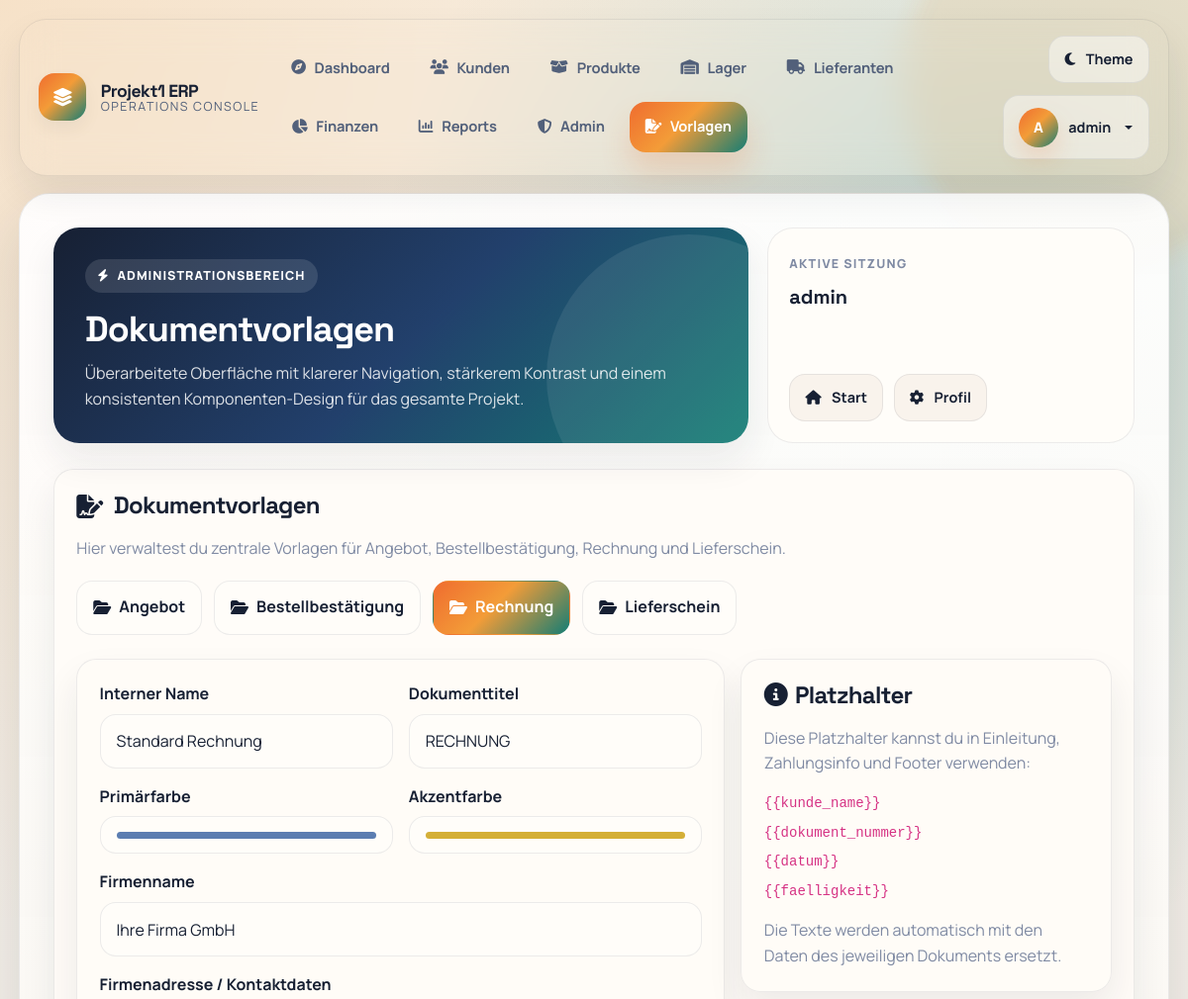
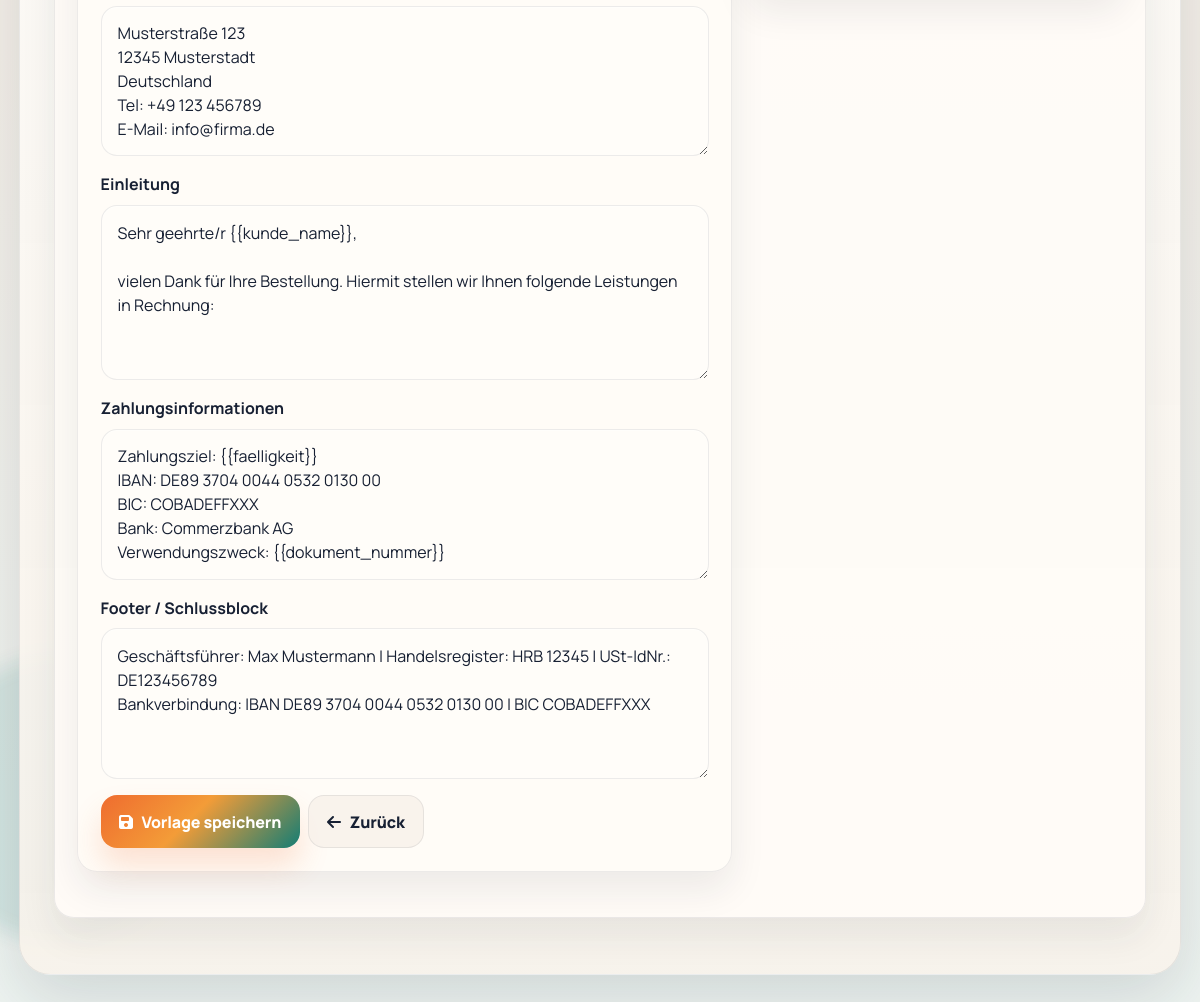
The app's page /document_templates.php (signed in) with its own data (2 pictures, top to bottom).
### tables this page shows
CREATE TABLE dokument_vorlagen (
        id INTEGER PRIMARY KEY AUTOINCREMENT,
        dokument_typ TEXT UNIQUE NOT NULL,
        name TEXT NOT NULL,
        header_title TEXT,
        firmenname TEXT,
        firmenadresse TEXT,
        intro_text TEXT,
        payment_info TEXT,
        footer_text TEXT,
        primary_color TEXT DEFAULT '#5B7DB1',
        accent_color TEXT DEFAULT '#D4AF37',
        updated_at DATETIME DEFAULT CURRENT_TIMESTAMP
    );

### includes/document_templates.php (called while the page is built, shortened)
<?php
function ensure_document_template_exists(PDO $PDO, string $type): void
{
    $defaults = document_template_defaults();
    $stmt = $PDO->prepare("SELECT id FROM dokument_vorlagen WHERE dokument_typ = ?");
    $stmt->execute([$type]);
    if ($stmt->fetch()) {
        return;
    }
}
function get_document_template(PDO $PDO, string $type): array
{
    $defaults = document_template_defaults();
    ensure_document_template_exists($PDO, $type);
    $stmt = $PDO->prepare("SELECT * FROM dokument_vorlagen WHERE dokument_typ = ?");
    $stmt->execute([$type]);
    $stored = $stmt->fetch(PDO::FETCH_ASSOC) ?: [];
    return array_merge($defaults[$type], $stored);
}

### document_templates.php (the view, shortened to what this page needs)
<?php
require_once 'db_connection.php';
require_once 'includes/document_templates.php';
$template_types = [
    'angebot' => 'Angebot',
    'bestellung' => 'Bestellbestätigung',
    'rechnung' => 'Rechnung',
    'lieferschein' => 'Lieferschein',
];
$active_type = $_GET['type'] ?? 'rechnung';
$templates = [];
foreach (array_keys($template_types) as $type) {
    $templates[$type] = get_document_template($PDO, $type);
}
$current = $templates[$active_type];
$placeholder_help = [
    '{{kunde_name}}',
    '{{dokument_nummer}}',
    '{{datum}}',
    '{{faelligkeit}}',
];
include 'includes/header.php';
?>
<div class="dashboard-card">
    <div class="section-header">
        <div>
            <h2 class="section-title"><i class="fas fa-file-signature"></i>Dokumentvorlagen</h2>
            <p class="text-muted mb-0">Hier verwaltest du zentrale Vorlagen für Angebot, Bestellbestätigung, Rechnung und Lieferschein.</p>
        </div>
    </div>
    <div class="template-tabs">
        <?php foreach ($template_types as $type => $label): ?>
            <a href="document_templates.php?type=<?= urlencode($type) ?>" class="template-tab <?= $active_type === $type ? 'active' : '' ?>">
                <i class="fas fa-folder-open"></i>
                <span><?= htmlspecialchars($label) ?></span>
            </a>
        <?php endforeach; ?>
    </div>
    <div class="template-layout">
        <div class="dashboard-card">
            <form method="POST" class="template-form-grid">
                <div class="row g-3">
                    <div class="col-md-6">
                        <label class="form-label">Interner Name</label>
                        <input type="text" name="name" class="form-control" value="<?= htmlspecialchars($current['name']) ?>" required>
                    </div>
                    <div class="col-md-6">
                        <label class="form-label">Dokumenttitel</label>
                        <input type="text" name="header_title" class="form-control" value="<?= htmlspecialchars($current['header_title']) ?>" required>
                    </div>
                    <div class="col-md-6">
                        <label class="form-label">Primärfarbe</label>
                        <input type="color" name="primary_color" class="form-control form-control-color" value="<?= htmlspecialchars($current['primary_color']) ?>">
                    </div>
                    <div class="col-md-6">
                        <label class="form-label">Akzentfarbe</label>
                        <input type="color" name="accent_color" class="form-control form-control-color" value="<?= htmlspecialchars($current['accent_color']) ?>">
                    </div>
                </div>
                <div>
                    <label class="form-label">Firmenname</label>
                    <input type="text" name="firmenname" class="form-control" value="<?= htmlspecialchars($current['firmenname']) ?>">
                </div>
                <div>
                    <label class="form-label">Firmenadresse / Kontaktdaten</label>
                    <textarea name="firmenadresse" class="form-control" rows="5"><?= htmlspecialchars($current['firmenadresse']) ?></textarea>
                </div>
                <div>
                    <label class="form-label">Einleitung</label>
                    <textarea name="intro_text" class="form-control" rows="6"><?= htmlspecialchars($current['intro_text']) ?></textarea>
                </div>
                <div>
                    <label class="form-label">Zahlungsinformationen</label>
                    <textarea name="payment_info" class="form-control" rows="5"><?= htmlspecialchars($current['payment_info']) ?></textarea>
                </div>
                <div>
                    <label class="form-label">Footer / Schlussblock</label>
                    <textarea name="footer_text" class="form-control" rows="5"><?= htmlspecialchars($current['footer_text']) ?></textarea>
                </div>
                <div class="d-flex gap-2 flex-wrap">
                    <button type="submit" class="btn btn-primary">
                        <i class="fas fa-save"></i>Vorlage speichern
                    </button>
                    <a href="<?= $active_type === 'rechnung' ? 'finanzbuchhaltung.php' : 'web_oberflaeche.php' ?>" class="btn btn-secondary">
                        <i class="fas fa-arrow-left"></i>Zurück
                    </a>
                </div>
            </form>
        </div>
        <aside class="dashboard-card template-sidebar">
            <h4 class="mb-3"><i class="fas fa-circle-info me-2"></i>Platzhalter</h4>
            <div class="template-help text-muted">
                <p>Diese Platzhalter kannst du in Einleitung, Zahlungsinfo und Footer verwenden:</p>
                <?php foreach ($placeholder_help as $placeholder): ?>
                    <code><?= htmlspecialchars($placeholder) ?></code>
                <?php endforeach; ?>
                <p class="mt-3 mb-0">Die Texte werden automatisch mit den Daten des jeweiligen Dokuments ersetzt.</p>
            </div>
        </aside>
    </div>
</div>
<?php include 'includes/footer.php'; ?>

### assets/css/global.css (style rules this page uses)
.text-muted { color: var(--text-muted) !important; }
.fa, .fas, .far, .fab { text-rendering: auto; -webkit-font-smoothing: antialiased; }

### document_templates.php (style rules this page uses)
.template-tabs { display:flex; gap:0.75rem; flex-wrap:wrap; margin-bottom:1.5rem; }
.template-tab { display:inline-flex; align-items:center; gap:0.5rem; padding:0.85rem 1rem; border:1px solid var(--border); border-radius:16px; background:var(--color-surface-strong); color:var(--text); font-weight:700; }
.template-tab.active { background: var(--gradient-primary); color: #fff !important; border-color: transparent; }
.template-layout { display:grid; grid-template-columns:minmax(0, 1.4fr) minmax(280px, 0.8fr); gap:1rem; }
.template-form-grid { display:grid; gap:1rem; }
.template-sidebar { position:sticky; top:1rem; align-self:start; }
.template-help code { display:block; margin-bottom:0.45rem; }

### records on screen
dokument_vorlagen: name "Standard Rechnung", header_title "RECHNUNG", primary_color "#5b7db1", accent_color "#d4af37", firmenname "Ihre Firma GmbH", firmenadresse "Musterstraße 123 12345 Musterstadt Deutschland Tel: +49 123 456789 E-Mail: info@firma.de", intro_text "Sehr geehrte/r {{kunde_name}}, vielen Dank für Ihre Bestellung. Hiermit stellen wir Ihnen folgende Leistungen in Rechnung:", payment_info "Zahlungsziel: {{faelligkeit}} IBAN: DE89 3704 0044 0532 0130 00 BIC: COBADEFFXXX Bank: Commerzbank AG Verwendungszweck: {{dokument_nummer}}", footer_text "Geschäftsführer: Max Mustermann | Handelsregister: HRB 12345 | USt-IdNr.: DE123456789 Bankverbindung: IBAN DE89 3704 0044 0532 0130 00 | BIC COBADEFFXXX"

### other values on screen
$item['label'] "Dashboard"
$item['label'] "Kunden"
$item['label'] "Produkte"
$item['label'] "Lager"
$item['label'] "Lieferanten"
$item['label'] "Finanzen"
$item['label'] "Reports"
$item['label'] "Admin"
$item['label'] "Vorlagen"
substr($username, 0, 1) "A"
$username "admin"
$kicker "ADMINISTRATIONSBEREICH"
$page_title "Dokumentvorlagen"
$aside_label "AKTIVE SITZUNG"
$aside_value "admin"
